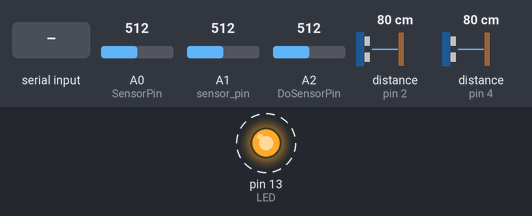
Simulated run of this sketch. Board: Arduino Uno, built with avr-gcc and run on an emulated ATmega328P. On the bench: output pins drawn as LEDs (lit = HIGH). Wiring (inferred from the names in the program): 2 × ultrasonic range finder: trigger pin 3, echo pin 2 / trigger pin 5, echo pin 4. Dashed ring = blinking. The inputs (shaded band) are chosen by the test bench; at power-on: A0 (SensorPin) = 512, A1 (sensor_pin) = 512, A2 (DoSensorPin) = 512, distance to the obstacle (sensors on pin 2, pin 4) 80 cm. The echo pulse lasts 58.3 µs per cm; EEPROM starts erased; pins used as bus, display or sensor lines are not drawn; what the sketch prints to the serial monitor is not drawn.

Above: at 1.2 s.
1.3 s: "CALIBRATION\n" received over Serial
3.5 s: byte 10 ('\n') received over Serial
5.5 s: "EXIT\n" received over Serial
Timing chart, 0 to 13.6 s (numbered marks = the images above; inputs shaded):
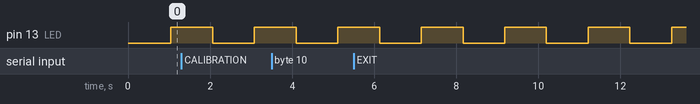

Measured:
- by itself, pin 13 (LED): alternates HIGH for 1.0 s and LOW for 1.0 s

The sketch:

monitorSensors.ino
```cpp
// pH meter variable
#define SensorPin                               A0            //pH meter Analog output to Arduino Analog Input 0
#define Offset                                  0.00            //deviation compensate
#define LED                                     13
#define samplingInterval                        20
#define printInterval                           800           // 800 millisec
#define ArrayLenth                              40            //times of collection


int pHArray[ArrayLenth];                                      //Store the average value of the sensor feedback
int pHArrayIndex=0;

// oxygen sensor
#include <avr/pgmspace.h>
#include <EEPROM.h>

#define DoSensorPin                             A2    //dissolved oxygen sensor analog output pin to arduino mainboard
#define VREF                                    5000    //for arduino uno, the ADC reference is the AVCC, that is 5000mV(TYP)
float doValue;                                                //current dissolved oxygen value, unit; mg/L
float temperature = 25;                                       //default temperature is 25^C, you can use a temperature sensor to read it

#define EEPROM_write(address, p) {int i = 0; byte *pp = (byte*)&(p);for(; i < sizeof(p); i++) EEPROM.write(address+i, pp[i]);}
#define EEPROM_read(address, p)  {int i = 0; byte *pp = (byte*)&(p);for(; i < sizeof(p); i++) pp[i]=EEPROM.read(address+i);}

#define ReceivedBufferLength                    20
char receivedBuffer[ReceivedBufferLength+1];        // store the serial command
byte receivedBufferIndex = 0;

#define SCOUNT                                  30           // sum of sample point
int analogBuffer[SCOUNT];    //store the analog value in the array, readed from ADC
int analogBufferTemp[SCOUNT];
int analogBufferIndex = 0,copyIndex = 0;

#define SaturationDoVoltageAddress              12          //the address of the Saturation Oxygen voltage stored in the EEPROM
#define SaturationDoTemperatureAddress          16      //the address of the Saturation Oxygen temperature stored in the EEPROM
float SaturationDoVoltage,SaturationDoTemperature;
float averageVoltage;

const float SaturationValueTab[41] PROGMEM = {      //saturation dissolved oxygen concentrations at various temperatures
14.46, 14.22, 13.82, 13.44, 13.09,
12.74, 12.42, 12.11, 11.81, 11.53,
11.26, 11.01, 10.77, 10.53, 10.30,
10.08, 9.86,  9.66,  9.46,  9.27,
9.08,  8.90,  8.73,  8.57,  8.41,
8.25,  8.11,  7.96,  7.82,  7.69,
7.56,  7.43,  7.30,  7.18,  7.07,
6.95,  6.84,  6.73,  6.63,  6.53,
6.41,
};

//  soil moisture
const int sensor_pin =                            A1;

// ultrasonic
//po
#define trigPin1                                  3
#define echoPin1                                  2

#define trigPin2                                  5
#define echoPin2                                  4

long duration, distance, PondSensor,TankSensor;

//

void setup() {
  // put your setup code here, to run once:
  Serial.begin(115200);

  // ph
  pinMode(LED,OUTPUT);
  pinMode(SensorPin,INPUT);
  // oxygen
  pinMode(DoSensorPin,INPUT);
  readDoCharacteristicValues();      //read Characteristic Values calibrated from the EEPROM
  //soil
  pinMode(sensor_pin,INPUT);
  // ultrasonic
  pinMode(trigPin1, OUTPUT);
  pinMode(echoPin1, INPUT);
  pinMode(trigPin2, OUTPUT);
  pinMode(echoPin2, INPUT);
}

void loop() {
  // put your main code here, to run repeatedly:
  oxygenMonitor();
  pHmonitor();
  soilmoistureMonitor();
  ultrasonicMnitor();
  Serial.println();
}


/*
ph meter function
*/
void pHmonitor()
{
  static unsigned long samplingTime = millis();
  static unsigned long printTime = millis();
  static float pHValue,voltage;
  if(millis()-samplingTime > samplingInterval)
  {
      pHArray[pHArrayIndex++]=analogRead(SensorPin);
      if(pHArrayIndex==ArrayLenth)pHArrayIndex=0;
      voltage = avergearray(pHArray, ArrayLenth)*5.0/1024;
      pHValue = 3.5*voltage+Offset;
      samplingTime=millis();
  }
  if(millis() - printTime > printInterval)   //Every 800 milliseconds, print a numerical, convert the state of the LED indicator
  {
    //Serial.print("Voltage:");
    //Serial.print(voltage,2);  // voltage value
    Serial.print("    pH value: ");
    Serial.print(pHValue,2); // pHvalue
    digitalWrite(LED,digitalRead(LED)^1);
    printTime=millis();
  }
}

double avergearray(int* arr, int number){
  int i;
  int max,min;
  double avg;
  long amount=0;
  if(number<=0){
    Serial.println("Error number for the array to avraging!/n");
    return 0;
  }
  if(number<5){   //less than 5, calculated directly statistics
    for(i=0;i<number;i++){
      amount+=arr[i];
    }
    avg = amount/number;
    return avg;
  }else{
    if(arr[0]<arr[1]){
      min = arr[0];max=arr[1];
    }
    else{
      min=arr[1];max=arr[0];
    }
    for(i=2;i<number;i++){
      if(arr[i]<min){
        amount+=min;        //arr<min
        min=arr[i];
      }else {
        if(arr[i]>max){
          amount+=max;    //arr>max
          max=arr[i];
        }else{
          amount+=arr[i]; //min<=arr<=max
        }
      }//if
    }//for
    avg = (double)amount/(number-2);
  }//if
  return avg;
}

/*
oxygen sensor function
*/
void oxygenMonitor()
{
   static unsigned long analogSampleTimepoint = millis();
   if(millis()-analogSampleTimepoint > 30U)     //every 30 milliseconds,read the analog value from the ADC
   {
     analogSampleTimepoint = millis();
     analogBuffer[analogBufferIndex] = analogRead(DoSensorPin);    //read the analog value and store into the buffer
     analogBufferIndex++;
     if(analogBufferIndex == SCOUNT)
         analogBufferIndex = 0;
   }

   static unsigned long tempSampleTimepoint = millis();
   if(millis()-tempSampleTimepoint > 500U)  // every 500 milliseconds, read the temperature
   {
      tempSampleTimepoint = millis();
      //temperature = readTemperature();  // add your temperature codes here to read the temperature, unit:^C
   }

   static unsigned long printTimepoint = millis();
   if(millis()-printTimepoint > 1000U)
   {
      printTimepoint = millis();
      for(copyIndex=0;copyIndex<SCOUNT;copyIndex++)
      {
        analogBufferTemp[copyIndex]= analogBuffer[copyIndex];
      }
      averageVoltage = getMedianNum(analogBufferTemp,SCOUNT) * (float)VREF / 1024.0; // read the value more stable by the median filtering algorithm
      Serial.print(F("Temperature:"));
      Serial.print(temperature,1);
      Serial.print(F("^C"));
      doValue = pgm_read_float_near( &SaturationValueTab[0] + (int)(SaturationDoTemperature+0.5) ) * averageVoltage / SaturationDoVoltage;  //calculate the do value, doValue = Voltage / SaturationDoVoltage * SaturationDoValue(with temperature compensation)
      Serial.print(F(",  DO Value:"));
      Serial.print(doValue,2);
      Serial.print(F("mg/L"));
   }

   if(serialDataAvailable() > 0)
   {
      byte modeIndex = uartParse();  //parse the uart command received
      doCalibration(modeIndex);    // If the correct calibration command is received, the calibration function should be called.
   }

}
boolean serialDataAvailable(void)
{
  char receivedChar;
  static unsigned long receivedTimeOut = millis();
  while ( Serial.available() > 0 )
  {
    if (millis() - receivedTimeOut > 500U)
    {
      receivedBufferIndex = 0;
      memset(receivedBuffer,0,(ReceivedBufferLength+1));
    }
    receivedTimeOut = millis();
    receivedChar = Serial.read();
    if (receivedChar == '\n' || receivedBufferIndex == ReceivedBufferLength)
    {
    receivedBufferIndex = 0;
    strupr(receivedBuffer);
    return true;
    }else{
        receivedBuffer[receivedBufferIndex] = receivedChar;
        receivedBufferIndex++;
    }
  }
  return false;
}

byte uartParse()
{
    byte modeIndex = 0;
    if(strstr(receivedBuffer, "CALIBRATION") != NULL)
        modeIndex = 1;
    else if(strstr(receivedBuffer, "EXIT") != NULL)
        modeIndex = 3;
    else if(strstr(receivedBuffer, "SATCAL") != NULL)
        modeIndex = 2;
    return modeIndex;
}

void doCalibration(byte mode)
{
    char *receivedBufferPtr;
    static boolean doCalibrationFinishFlag = 0,enterCalibrationFlag = 0;
    float voltageValueStore;
    switch(mode)
    {
      case 0:
      if(enterCalibrationFlag)
         Serial.println(F("Command Error"));
      break;

      case 1:
      enterCalibrationFlag = 1;
      doCalibrationFinishFlag = 0;
      Serial.println();
      Serial.println(F(">>>Enter Calibration Mode<<<"));
      Serial.println(F(">>>Please put the probe into the saturation oxygen water! <<<"));
      Serial.println();
      break;

     case 2:
      if(enterCalibrationFlag)
      {
         Serial.println();
         Serial.println(F(">>>Saturation Calibration Finish!<<<"));
         Serial.println();
         EEPROM_write(SaturationDoVoltageAddress, averageVoltage);
         EEPROM_write(SaturationDoTemperatureAddress, temperature);
         SaturationDoVoltage = averageVoltage;
         SaturationDoTemperature = temperature;
         doCalibrationFinishFlag = 1;
      }
      break;

        case 3:
        if(enterCalibrationFlag)
        {
            Serial.println();
            if(doCalibrationFinishFlag)
               Serial.print(F(">>>Calibration Successful"));
            else
              Serial.print(F(">>>Calibration Failed"));
            Serial.println(F(",Exit Calibration Mode<<<"));
            Serial.println();
            doCalibrationFinishFlag = 0;
            enterCalibrationFlag = 0;
        }
        break;
    }
}

int getMedianNum(int bArray[], int iFilterLen)
{
      int bTab[iFilterLen];
      for (byte i = 0; i<iFilterLen; i++)
      {
      bTab[i] = bArray[i];
      }
      int i, j, bTemp;
      for (j = 0; j < iFilterLen - 1; j++)
      {
      for (i = 0; i < iFilterLen - j - 1; i++)
          {
        if (bTab[i] > bTab[i + 1])
            {
        bTemp = bTab[i];
            bTab[i] = bTab[i + 1];
        bTab[i + 1] = bTemp;
         }
      }
      }
      if ((iFilterLen & 1) > 0)
    bTemp = bTab[(iFilterLen - 1) / 2];
      else
    bTemp = (bTab[iFilterLen / 2] + bTab[iFilterLen / 2 - 1]) / 2;
      return bTemp;
}

void readDoCharacteristicValues(void)
{
    EEPROM_read(SaturationDoVoltageAddress, SaturationDoVoltage);
    EEPROM_read(SaturationDoTemperatureAddress, SaturationDoTemperature);
    if(EEPROM.read(SaturationDoVoltageAddress)==0xFF && EEPROM.read(SaturationDoVoltageAddress+1)==0xFF && EEPROM.read(SaturationDoVoltageAddress+2)==0xFF && EEPROM.read(SaturationDoVoltageAddress+3)==0xFF)
    {
      SaturationDoVoltage = 1127.6;   //default voltage:1127.6mv
      EEPROM_write(SaturationDoVoltageAddress, SaturationDoVoltage);
    }
    if(EEPROM.read(SaturationDoTemperatureAddress)==0xFF && EEPROM.read(SaturationDoTemperatureAddress+1)==0xFF && EEPROM.read(SaturationDoTemperatureAddress+2)==0xFF && EEPROM.read(SaturationDoTemperatureAddress+3)==0xFF)
    {
      SaturationDoTemperature = 25.0;   //default temperature is 25^C
      EEPROM_write(SaturationDoTemperatureAddress, SaturationDoTemperature);
    }
}

/*
soilmoisture
*/
void soilmoistureMonitor() {
  float moisture_percentage;

  moisture_percentage = ( 100.00 - ( (analogRead(sensor_pin)/1023.00) * 100.00 ) );

  Serial.print("  Soil Moisture(in Percentage) = ");
  Serial.print(moisture_percentage);
  Serial.print("%");
}


/* ultrasonic*/

void ultrasonicMnitor() {
SonarSensor(trigPin1, echoPin1);
PondSensor = distance;
delay(500);
SonarSensor(trigPin2, echoPin2);
TankSensor = distance;
delay(500);
Serial.print(" PondSensor  ");
Serial.print(":");
Serial.print(PondSensor);
Serial.print(" ||  TankSensor : ");
Serial.print(TankSensor);

}

void SonarSensor(int trigPin,int echoPin)
{
digitalWrite(trigPin, LOW);
delayMicroseconds(2);
digitalWrite(trigPin, HIGH);
delayMicroseconds(10);
digitalWrite(trigPin, LOW);
duration = pulseIn(echoPin, HIGH);
distance = (duration/2) / 29.1;

}
```
